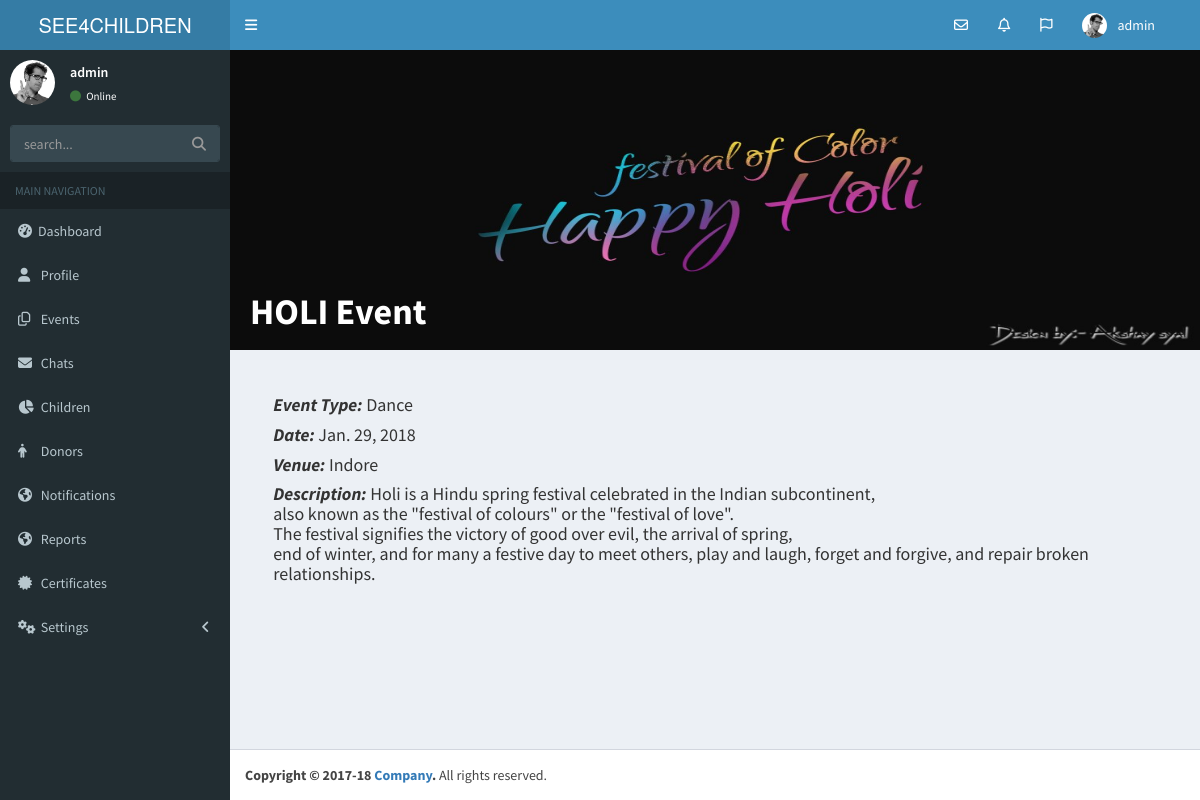
Screenshot of /event_details/6/ (signed in) with the database file from the repository.
### NGO/models.py (models this page shows, shortened)
class Events(models.Model):
    ngo = models.ForeignKey(NGO, on_delete=models.CASCADE)
    name = models.CharField(max_length=100)
    type = models.CharField(max_length=100)
    date = models.DateField()
    place = models.CharField(max_length=100)
    description = models.TextField()
    image = models.ImageField(upload_to='events/', blank=True)
    organizer = models.CharField(max_length=30)

### NGO/views.py (the view)
# urls.py: url(r'^event_details/(?P<id>\d+)/$', views.event_details, name='event_details'),
@login_required
def event_details(request, id):
    form = get_object_or_404(Events, id=id)
    return render(request,
                  'ngo/event_details.html',
                  {'form': form})

### templates/ngo/event_details.html (shortened to what this page needs)
{% extends 'ngo/base.html' %}
{% load staticfiles %}
{% block content %}
    <div class="content-wrapper">
    <div class="container1">
    {% if form.image %}
        <img src="{% if form %}{{ form.image.url }}{% endif %}" height="300px" width="100%;">
    {% else %}
    <img src="" alt="No image">
    {% endif %}
    <div class="bottom-left"><h1><b>{{ form.name.upper }} Event</b></h1></div>
    </div>
<br>
    <section class="content">
        <div style="margin-left: 3%">
            <h4><i><b>Event Type: </b></i>{{ form.type }}</h4>
            <h4><i><b>Date: </b></i>{{ form.date }}</h4>
            <h4><i><b>Venue: </b></i>{{ form.place }}</h4>
            <h4><i><b>Description: </b></i>{{ form.description|safe }}</h4>
        </div>
    </section>
    </div>
{% endblock %}

### templates/ngo/base.html (shortened to what this page needs)
<!DOCTYPE html>
<html>
<head>
    {% load staticfiles %}
  <link rel="stylesheet" href="{% static 'bower_components/bootstrap/dist/css/bootstrap.min.css' %}">
  <link rel="stylesheet" href="{% static 'bower_components/font-awesome/css/font-awesome.min.css' %}">
  <link rel="stylesheet" href="{% static 'bower_components/Ionicons/css/ionicons.min.css' %}">
  <link rel="stylesheet" href="{% static 'dist/css/AdminLTE.min.css' %}">
  <link rel="stylesheet" href="{% static 'dist/css/skins/_all-skins.min.css' %}">
  <link rel="stylesheet" href="{% static 'plugins/bootstrap-wysihtml5/bootstrap3-wysihtml5.min.css' %}">
  <link rel="stylesheet" href="http://code.jquery.com/ui/1.8.18/themes/base/jquery-ui.css" type="text/css" media="all"/>
</head>
<body class="hold-transition skin-blue sidebar-mini">
 <header class="main-header">
    <a href="/" class="logo">
      <span class="logo-lg">SEE4CHILDREN</span>
    </a>
    <nav class="navbar navbar-static-top" role="navigation">
      <a href="#" class="sidebar-toggle" data-toggle="push-menu" role="button">
      </a>
      <div class="navbar-custom-menu">
        <ul class="nav navbar-nav">
          <li class="dropdown messages-menu">
            <a href="#" class="dropdown-toggle" data-toggle="dropdown">
              <i class="fa fa-envelope-o"></i>
            </a>
          </li>
          <li class="dropdown notifications-menu">
            <a href="#" class="dropdown-toggle" data-toggle="dropdown">
              <i class="fa fa-bell-o"></i>
            </a>
          </li>
          <li class="dropdown tasks-menu">
            <a href="#" class="dropdown-toggle" data-toggle="dropdown">
              <i class="fa fa-flag-o"></i>
            </a>
          </li>
          <li class="dropdown user user-menu">
            <a href="#" class="dropdown-toggle" data-toggle="dropdown">
              <img src="{% static "dist/img/user2-160x160.jpg" %}" class="user-image" alt="User Image">
              <span class="hidden-xs">{{ user }}</span>
            </a>
          </li>
          <li>
            <a href="#"></a>
          </li>
        </ul>
      </div>
    </nav>
  </header>
  <aside class="main-sidebar">
      {% if not loggedIn %}
    <section class="sidebar">
      <div class="user-panel">
        <div class="pull-left image">
          <img src="{% static "dist/img/user2-160x160.jpg" %}" class="img-circle" alt="User Image">
        </div>
        <div class="pull-left info">
          <p>{{ user }}</p>
          <a href="#"><i class="fa fa-circle text-success"></i> Online</a>
        </div>
      </div>
      <form method="get" role="search" action="{% url 'NGO:index' %}" class="sidebar-form">
        <div class="input-group">
          <input type="text" name="q" class="form-control" value="{{ request.GET.get }}" placeholder="search...">
          <span class="input-group-btn">
              <button type="submit" class="btn btn-flat"><i class="fa fa-search"></i>
              </button>
            </span>
        </div>
      </form>
        <ul class="sidebar-menu" data-widget="tree">
        <li class="header">MAIN NAVIGATION</li>
        <li>
          <a href="/">
            <i class="fa fa-dashboard"></i><span>Dashboard</span>
          </a>
        </li>
        <li>
          <a href="/profile/">
            <i class="fa fa-user"></i> <span>Profile</span>
          </a>
        </li>
        <li>
          <a href="/event_list/">
            <i class="fa fa-files-o"></i>
            <span>Events</span>
          </a>
        </li>
        <li>
          <a href="/messages/admin/">
            <i class="fa fa-envelope"></i> <span>Chats</span>
          </a>
        </li>
        <li>
          <a href="/children_list/">
            <i class="fa fa-pie-chart"></i>
            <span>Children</span>
          </a>
        </li>
        <li>
          <a href="/donor_list/">
            <i class="fa fa-male"></i> <span>Donors</span>
          </a>
        </li>
         <li>
          <a href="/notification_list/">
            <i class="fa fa-globe"></i> <span>Notifications</span>
          </a>
        </li>
        <li>
          <a href="/reports/">
            <i class="fa fa-globe"></i> <span>Reports</span>
          </a>
        </li>
        <li>
          <a href="/certificate/">
            <i class="fa fa-certificate"></i> <span>Certificates</span>
          </a>
        </li>
        <li class="treeview">
          <a href="#">
            <i class="fa fa-gears"></i> <span>Settings</span>
            <span class="pull-right-container">
              <i class="fa fa-angle-left pull-right"></i>
            </span>
          </a>
        </li>
        </ul>
    </section>
      {% endif %}
  </aside>
    {% block content %}
    {% endblock %}
<footer class="main-footer">
    <strong>Copyright &copy; 2017-18 <a href="#">Company</a>.</strong> All rights reserved.
  </footer>
</body>
</body>
</html>

### templates/ngo/event_details.html (style rules this page uses)
.container1 { position: relative; text-align: center; color: white; }
.bottom-left { position: absolute; bottom: 8px; left: 20px; }

### rows the page displays
Events: image (picture), name "HOLI", type "Dance", date "Jan. 29, 2018", place "Indore", description "Holi is a Hindu spring festival celebrated in the Indian subcontinent, also known as the \"festival of colours\" or the \"festival of love\". The festival signifies the victory of good over evil, the arrival of spring, end of winter, and for many a festive day to meet others, play and laugh, forget and forgive, and repair broken relationships."

### other values shown
{{ user }} "admin"
